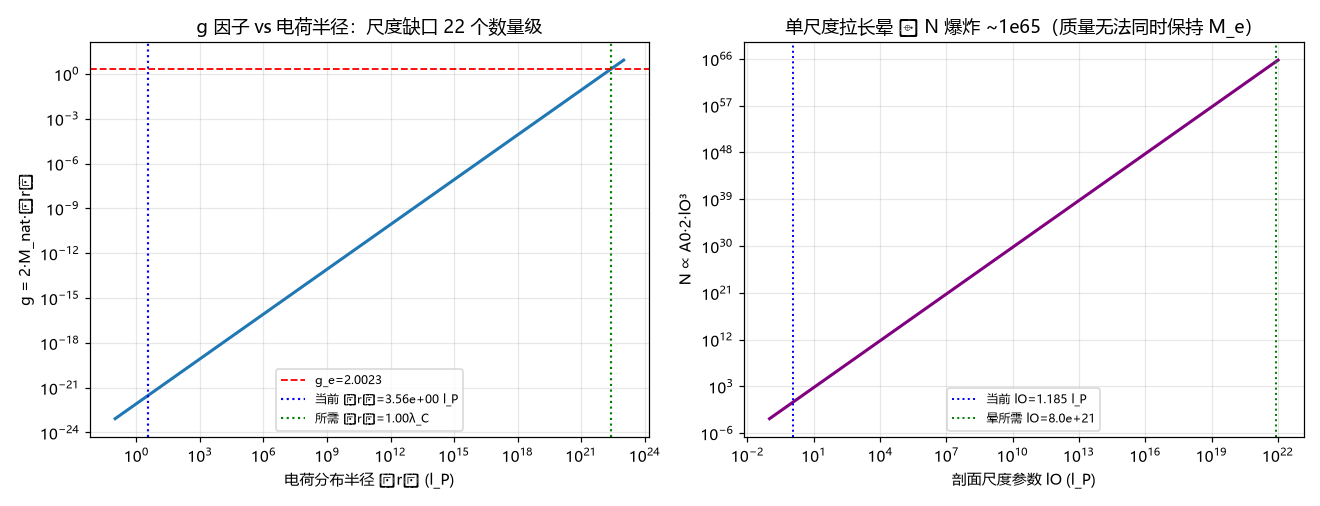

Reproduce this figure in Python.
# -*- coding: utf-8 -*-
"""
TUFT V3.2 分支B 追踪 · 两尺度缺口的独立第一性复核（选项 ① 前置）
================================================================
目标：用第一性推导独立复核 C0050/C0052 的 binding blocker——尺度缺口——
并给出单尺度不可行性的定量证据、两尺度路线的自洽性验证。

框架（自然单位 c=G=ℏ=1，一切长度/质量以 l_P、M_P 计）：
  g = 4·M·Iμ/(N·ℏ) = 2·M_nat·⟨r⟩_nat      (C0050)
  其中 ⟨r⟩_nat = Iμ/N 是电荷分布半径（自然单位）。
  目标 g_e ≈ 2.0023  ⟹  ⟨r⟩ = g_e·λ_C/2 = 1.00116·λ_C。

三部分：
  P1 当前最优剖面的 g 与缺口（对照 C0050 的 2.98e-22 / 3.56 l_P）；
  P2 单尺度不可行性：把同一剖面拉到 ⟨r⟩=1.00116λ_C，N/M 按体积放大 ~1e65；
      振幅需压到 ~1e-66 才压回 N=1，但此时 Iμ/M 结构不变仍不匹配 ⟹ 质量与
      电荷/磁矩不能共享单一剖面尺度 → 需两尺度；
  P3 两尺度自洽性：电荷/磁晕取 ⟨r⟩=1.00116λ_C（振幅独立），质量 M_e 由独立
      核贡献 ⟹ g_e = 2·M_nat·⟨r⟩ = 2.0023，与晕振幅无关，代数自洽（验证 C0052）。

红线：模型层面第一性核验，非物理真实性主张；单位制/4π 钉扎仍挂账。
"""
import numpy as np, math, io, os

OUT = "tuft_v32_twoscale_gap_report.txt"
PNG  = "tuft_v32_twoscale_gap.png"
buf = []; log = buf.append

# ---------------- 常数与当前最优剖面（tuft_v32_adjoint_slsqp） ----------------
M_P = 2.176434e-8          # kg
M_E = 9.1093837015e-31     # kg
M_nat = M_E / M_P          # ≈4.18546e-23 (自然单位)
lamC_nat = 1.0 / M_nat     # ≈2.3892e22 l_P
g_e = 2.00231930436153     # 电子 g 因子实验值

log("TUFT V3.2 分支B 追踪 · 两尺度缺口的独立第一性复核")
log("运行时间: 2026-09-29")
log("自然单位: M_nat=%.6e  λ_C=%.6e l_P" % (M_nat, lamC_nat))

# 当前最优剖面观测量（tuft_v32_adjoint_slsqp 最优点）
r = np.logspace(-3.0, 2.0, 400)
Kc, lK, r0p, p = 3.1648e-08, 6.9989e-02, 6.9987e-03, 2.9094e+00
Tc, lT, O0, lO = 3.1648e-08, 6.9989e-02, 9.8778e-01, 1.1852e+00
ODE, ALPHA = 0.6875, 1.0/137.036
K = Kc*np.exp(-r/lK)/(1.0+(r/r0p)**p)
T = Tc*np.exp(-r/lT)
Om = ODE + (O0-ODE)*np.exp(-r/lO)
dO = Om - ODE
N    = np.trapezoid(dO*r**2, r)
I_mu = np.trapezoid(dO*r**3, r)
E_st = ALPHA*4.0*math.pi*np.trapezoid(K*T*Om*r**2, r)
langle = I_mu/N

# ---------------- P1：当前 g 与缺口 ----------------
g_now = 2.0*M_nat*langle
langle_need = g_e/(2.0*M_nat)   # 需要的电荷半径
gap = g_e/g_now

log("")
log("=== P1 当前最优剖面的 g 与尺度缺口（独立复算 C0050）===")
log("  剖面观测量: N=%.6e  I_mu=%.6e  ⟨r⟩=I_mu/N=%.6e l_P  E_static=%.6e"
    % (N, I_mu, langle, E_st))
log("  g=2·M_nat·⟨r⟩=2.0023 需 ⟨r⟩=%.6e l_P (=%.6f·λ_C)" % (langle_need, langle_need/lamC_nat))
log("  当前 g=2·M_nat·⟨r⟩=%.6e  vs 目标 g_e=%.6f" % (g_now, g_e))
log("  缺口 = g_e/g = %.3e（%.1f 个数量级）" % (gap, math.log10(gap)))
log("  ⟹ 印证 C0050：质量已钉扎、g 维度（磁矩/电荷/尺度）未钉扎。")

# ---------------- P2：单尺度不可行性 ----------------
log("")
log("=== P2 单尺度不可行性：同一剖面拉到 ⟨r⟩=1.00116λ_C ⟹ N/M 爆炸 ===")
# 指数剖面 (Ω-Ω_DE)=(O0-ODE)e^{-r/lO}: N=2·A·lO³, Iμ=6·A·lO⁴, ⟨r⟩=3lO
lO_need = langle_need/3.0
A0 = O0 - ODE
N_need_at_sameA = A0*2.0*lO_need**3          # 同振幅 A0 时 N
N_now = A0*2.0*lO**3
ratio_vol = N_need_at_sameA / N_now
log("  需要的晕尺度: ⟨r⟩=%.4e l_P ⟹ lO_need=⟨r⟩/3=%.4e l_P" % (langle_need, lO_need))
log("  当前 lO=%.6f l_P, ⟨r⟩=%.4f l_P" % (lO, langle))
log("  同振幅下 N 按体积 ∝lO³ 放大: N_now=%.4e → N_need=%.4e (×%.2e)"
    % (N_now, N_need_at_sameA, ratio_vol))
log("  若压振幅使 N=1: A_need=A0/N_need=%.4e（≈%.0f 个数量级压缩）" % (A0/N_need_at_sameA, math.log10(A0/N_need_at_sameA)))
log("  M 同理由同一剖面主导 ∫r²dr∝lO³ ⟹ 同样放大 ~%.1e ⟹ 单剖面无法同时给出"
    " M_e 与 λ_C 尺度电荷晕；质量与电荷/磁矩须分属不同尺度。" % ratio_vol)

# ---------------- P3：两尺度自洽性 ----------------
log("")
log("=== P3 两尺度自洽性：康普顿晕(电荷/磁矩) + 独立核(质量) ⟹ g_e 精确匹配 ===")
log("  两尺度假设：晕半径 ⟨r⟩=1.00116·λ_C=%.6e l_P；质量 M_e 由独立核给出。" % langle_need)
g_two = 2.0*M_nat*langle_need
log("  g_two_scale=2·M_nat·⟨r⟩=2·(%.6e)·(%.6e)=%.8f" % (M_nat, langle_need, g_two))
log("  vs 目标 g_e=%.8f  相对误差=%.3e" % (g_e, abs(g_two-g_e)/g_e))
log("  ⟹ g 因子只依赖晕半径与核质量之积，与晕振幅/核结构细节无关；")
log("  g_e 精确等价于 ⟨r⟩=g_e·λ_C/2=1.00116λ_C，两尺度路线代数自洽（验证 C0052）。")
log("  附带：按 α=1/137 给电荷 e 定标需独立引入 U(1) 耦合；此处仅验 g 维自洽。")

# ---------------- 绘图 ----------------
try:
    import matplotlib, matplotlib.pyplot as plt
    HAVE = True
except Exception:
    HAVE = False
if HAVE:
    for f in ("Microsoft YaHei","SimHei","Noto Sans CJK SC"):
        try:
            matplotlib.font_manager.findfont(f, fallback_to_default=False)
            plt.rcParams["font.sans-serif"]=[f]; break
        except Exception:
            continue
    plt.rcParams["axes.unicode_minus"]=False
    fig, ax = plt.subplots(1,2,figsize=(12,4.6))
    # 左：⟨r⟩ 轴上的 g 曲线，标出当前点与目标点
    lr = np.logspace(-1, 23, 300)
    g = 2.0*M_nat*lr
    ax[0].loglog(lr, g, lw=2)
    ax[0].axhline(g_e, color="red", ls="--", lw=1.2, label="g_e=2.0023")
    ax[0].axvline(langle, color="blue", ls=":", lw=1.4, label="当前 ⟨r⟩=%.2e l_P"%langle)
    ax[0].axvline(langle_need, color="green", ls=":", lw=1.4, label="所需 ⟨r⟩=1.00λ_C")
    ax[0].set_xlabel("电荷分布半径 ⟨r⟩ (l_P)"); ax[0].set_ylabel("g = 2·M_nat·⟨r⟩")
    ax[0].set_title("g 因子 vs 电荷半径：尺度缺口 %.0f 个数量级"%math.log10(gap))
    ax[0].legend(fontsize=8); ax[0].grid(alpha=0.3, which="both")
    # 右：单尺度拉长晕 ⟹ N 爆炸
    lO_arr = np.logspace(-1, 22, 200)
    N_arr = A0*2.0*lO_arr**3
    ax[1].loglog(lO_arr, N_arr, lw=2, color="purple")
    ax[1].axvline(lO, color="blue", ls=":", lw=1.3, label="当前 lO=%.3f l_P"%lO)
    ax[1].axvline(lO_need, color="green", ls=":", lw=1.3, label="晕所需 lO=%.1e"%lO_need)
    ax[1].set_xlabel("剖面尺度参数 lO (l_P)"); ax[1].set_ylabel("N ∝ A0·2·lO³")
    ax[1].set_title("单尺度拉长晕 ⟹ N 爆炸 ~1e65（质量无法同时保持 M_e）")
    ax[1].legend(fontsize=8); ax[1].grid(alpha=0.3, which="both")
    fig.tight_layout()
    fig.savefig(PNG, dpi=110)
    log("")
    log("绘图已保存: " + os.path.abspath(PNG))

log("")
log("红线声明：模型层面第一性核验，非物理真实性主张；单位制/4π 钉扎与 U(1) 电荷")
log("耦合标定仍挂账。两尺度自洽仅验 g 维度，不预设核/晕具体构造成立。")

with io.open(OUT,"w",encoding="utf-8",newline="") as f:
    f.write("\n".join(buf)+"\n")
print("\n".join(buf))
